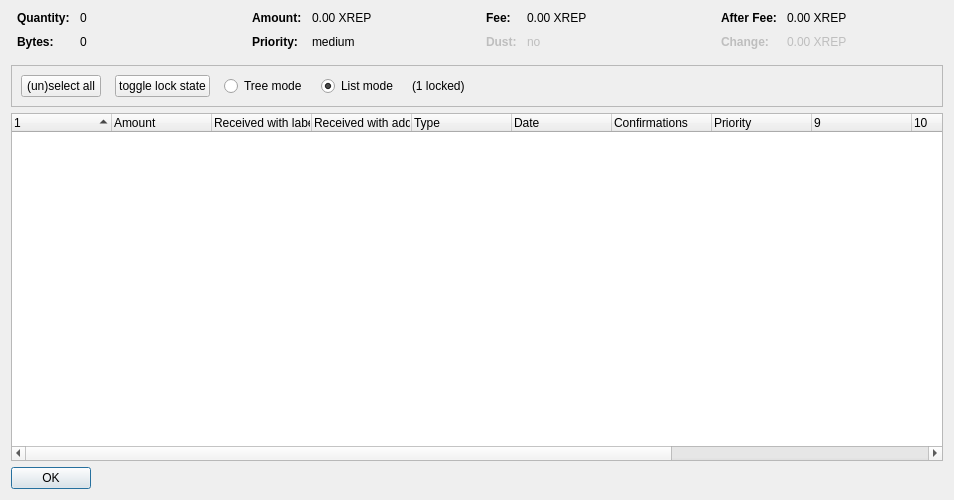
<?xml version="1.0" encoding="UTF-8"?>
<ui version="4.0">
 <class>CoinControlDialog</class>
 <widget class="QDialog" name="CoinControlDialog">
  <property name="geometry">
   <rect>
    <x>0</x>
    <y>0</y>
    <width>954</width>
    <height>500</height>
   </rect>
  </property>
  <property name="windowTitle">
   <string>Coin Selection</string>
  </property>
  <layout class="QVBoxLayout" name="verticalLayout">
   <item>
    <layout class="QHBoxLayout" name="horizontalLayoutTop" stretch="0,0,0,0">
     <property name="topMargin">
      <number>0</number>
     </property>
     <property name="bottomMargin">
      <number>10</number>
     </property>
     <item>
      <layout class="QFormLayout" name="formLayoutCoinControl1">
       <property name="horizontalSpacing">
        <number>10</number>
       </property>
       <property name="verticalSpacing">
        <number>10</number>
       </property>
       <property name="leftMargin">
        <number>6</number>
       </property>
       <property name="rightMargin">
        <number>6</number>
       </property>
       <item row="0" column="0">
        <widget class="QLabel" name="labelCoinControlQuantityText">
         <property name="font">
          <font>
           <weight>75</weight>
           <bold>true</bold>
          </font>
         </property>
         <property name="text">
          <string>Quantity:</string>
         </property>
        </widget>
       </item>
       <item row="0" column="1">
        <widget class="QLabel" name="labelCoinControlQuantity">
         <property name="cursor">
          <cursorShape>IBeamCursor</cursorShape>
         </property>
         <property name="contextMenuPolicy">
          <enum>Qt::ActionsContextMenu</enum>
         </property>
         <property name="text">
          <string notr="true">0</string>
         </property>
         <property name="textInteractionFlags">
          <set>Qt::LinksAccessibleByMouse|Qt::TextSelectableByKeyboard|Qt::TextSelectableByMouse</set>
         </property>
        </widget>
       </item>
       <item row="1" column="0">
        <widget class="QLabel" name="labelCoinControlBytesText">
         <property name="font">
          <font>
           <weight>75</weight>
           <bold>true</bold>
          </font>
         </property>
         <property name="text">
          <string>Bytes:</string>
         </property>
        </widget>
       </item>
       <item row="1" column="1">
        <widget class="QLabel" name="labelCoinControlBytes">
         <property name="cursor">
          <cursorShape>IBeamCursor</cursorShape>
         </property>
         <property name="contextMenuPolicy">
          <enum>Qt::ActionsContextMenu</enum>
         </property>
         <property name="text">
          <string notr="true">0</string>
         </property>
         <property name="textInteractionFlags">
          <set>Qt::LinksAccessibleByMouse|Qt::TextSelectableByKeyboard|Qt::TextSelectableByMouse</set>
         </property>
        </widget>
       </item>
      </layout>
     </item>
     <item>
      <layout class="QFormLayout" name="formLayoutCoinControl2">
       <property name="horizontalSpacing">
        <number>10</number>
       </property>
       <property name="verticalSpacing">
        <number>10</number>
       </property>
       <property name="leftMargin">
        <number>6</number>
       </property>
       <property name="rightMargin">
        <number>6</number>
       </property>
       <item row="0" column="0">
        <widget class="QLabel" name="labelCoinControlAmountText">
         <property name="font">
          <font>
           <weight>75</weight>
           <bold>true</bold>
          </font>
         </property>
         <property name="text">
          <string>Amount:</string>
         </property>
        </widget>
       </item>
       <item row="0" column="1">
        <widget class="QLabel" name="labelCoinControlAmount">
         <property name="cursor">
          <cursorShape>IBeamCursor</cursorShape>
         </property>
         <property name="contextMenuPolicy">
          <enum>Qt::ActionsContextMenu</enum>
         </property>
         <property name="text">
          <string notr="true">0.00 XREP</string>
         </property>
         <property name="textInteractionFlags">
          <set>Qt::LinksAccessibleByMouse|Qt::TextSelectableByKeyboard|Qt::TextSelectableByMouse</set>
         </property>
        </widget>
       </item>
       <item row="1" column="0">
        <widget class="QLabel" name="labelCoinControlPriorityText">
         <property name="font">
          <font>
           <weight>75</weight>
           <bold>true</bold>
          </font>
         </property>
         <property name="text">
          <string>Priority:</string>
         </property>
        </widget>
       </item>
       <item row="1" column="1">
        <widget class="QLabel" name="labelCoinControlPriority">
         <property name="cursor">
          <cursorShape>IBeamCursor</cursorShape>
         </property>
         <property name="contextMenuPolicy">
          <enum>Qt::ActionsContextMenu</enum>
         </property>
         <property name="text">
          <string>medium</string>
         </property>
         <property name="textInteractionFlags">
          <set>Qt::LinksAccessibleByMouse|Qt::TextSelectableByKeyboard|Qt::TextSelectableByMouse</set>
         </property>
        </widget>
       </item>
      </layout>
     </item>
     <item>
      <layout class="QFormLayout" name="formLayoutCoinControl3">
       <property name="horizontalSpacing">
        <number>10</number>
       </property>
       <property name="verticalSpacing">
        <number>10</number>
       </property>
       <property name="leftMargin">
        <number>6</number>
       </property>
       <property name="rightMargin">
        <number>6</number>
       </property>
       <item row="0" column="0">
        <widget class="QLabel" name="labelCoinControlFeeText">
         <property name="font">
          <font>
           <weight>75</weight>
           <bold>true</bold>
          </font>
         </property>
         <property name="text">
          <string>Fee:</string>
         </property>
        </widget>
       </item>
       <item row="0" column="1">
        <widget class="QLabel" name="labelCoinControlFee">
         <property name="cursor">
          <cursorShape>IBeamCursor</cursorShape>
         </property>
         <property name="contextMenuPolicy">
          <enum>Qt::ActionsContextMenu</enum>
         </property>
         <property name="text">
          <string notr="true">0.00 XREP</string>
         </property>
         <property name="textInteractionFlags">
          <set>Qt::LinksAccessibleByMouse|Qt::TextSelectableByKeyboard|Qt::TextSelectableByMouse</set>
         </property>
        </widget>
       </item>
       <item row="1" column="0">
        <widget class="QLabel" name="labelCoinControlLowOutputText">
         <property name="enabled">
          <bool>false</bool>
         </property>
         <property name="font">
          <font>
           <weight>75</weight>
           <bold>true</bold>
          </font>
         </property>
         <property name="text">
          <string>Dust:</string>
         </property>
        </widget>
       </item>
       <item row="1" column="1">
        <widget class="QLabel" name="labelCoinControlLowOutput">
         <property name="enabled">
          <bool>false</bool>
         </property>
         <property name="cursor">
          <cursorShape>IBeamCursor</cursorShape>
         </property>
         <property name="contextMenuPolicy">
          <enum>Qt::ActionsContextMenu</enum>
         </property>
         <property name="text">
          <string>no</string>
         </property>
         <property name="textInteractionFlags">
          <set>Qt::LinksAccessibleByMouse|Qt::TextSelectableByKeyboard|Qt::TextSelectableByMouse</set>
         </property>
        </widget>
       </item>
      </layout>
     </item>
     <item>
      <layout class="QFormLayout" name="formLayoutCoinControl4">
       <property name="horizontalSpacing">
        <number>10</number>
       </property>
       <property name="verticalSpacing">
        <number>10</number>
       </property>
       <property name="leftMargin">
        <number>6</number>
       </property>
       <property name="rightMargin">
        <number>6</number>
       </property>
       <item row="0" column="0">
        <widget class="QLabel" name="labelCoinControlAfterFeeText">
         <property name="font">
          <font>
           <weight>75</weight>
           <bold>true</bold>
          </font>
         </property>
         <property name="text">
          <string>After Fee:</string>
         </property>
        </widget>
       </item>
       <item row="0" column="1">
        <widget class="QLabel" name="labelCoinControlAfterFee">
         <property name="cursor">
          <cursorShape>IBeamCursor</cursorShape>
         </property>
         <property name="contextMenuPolicy">
          <enum>Qt::ActionsContextMenu</enum>
         </property>
         <property name="text">
          <string notr="true">0.00 XREP</string>
         </property>
         <property name="textInteractionFlags">
          <set>Qt::LinksAccessibleByMouse|Qt::TextSelectableByKeyboard|Qt::TextSelectableByMouse</set>
         </property>
        </widget>
       </item>
       <item row="1" column="0">
        <widget class="QLabel" name="labelCoinControlChangeText">
         <property name="enabled">
          <bool>false</bool>
         </property>
         <property name="font">
          <font>
           <weight>75</weight>
           <bold>true</bold>
          </font>
         </property>
         <property name="text">
          <string>Change:</string>
         </property>
        </widget>
       </item>
       <item row="1" column="1">
        <widget class="QLabel" name="labelCoinControlChange">
         <property name="enabled">
          <bool>false</bool>
         </property>
         <property name="cursor">
          <cursorShape>IBeamCursor</cursorShape>
         </property>
         <property name="contextMenuPolicy">
          <enum>Qt::ActionsContextMenu</enum>
         </property>
         <property name="text">
          <string notr="true">0.00 XREP</string>
         </property>
         <property name="textInteractionFlags">
          <set>Qt::LinksAccessibleByMouse|Qt::TextSelectableByKeyboard|Qt::TextSelectableByMouse</set>
         </property>
        </widget>
       </item>
      </layout>
     </item>
    </layout>
   </item>
   <item>
    <widget class="QFrame" name="frame">
     <property name="minimumSize">
      <size>
       <width>0</width>
       <height>40</height>
      </size>
     </property>
     <property name="frameShape">
      <enum>QFrame::StyledPanel</enum>
     </property>
     <property name="frameShadow">
      <enum>QFrame::Sunken</enum>
     </property>
     <layout class="QHBoxLayout" name="horizontalLayout">
      <item>
       <layout class="QHBoxLayout" name="horizontalLayoutPanel" stretch="0,0,0,0,0,0">
        <property name="spacing">
         <number>14</number>
        </property>
        <item>
         <widget class="QPushButton" name="pushButtonSelectAll">
          <property name="sizePolicy">
           <sizepolicy hsizetype="Maximum" vsizetype="Fixed">
            <horstretch>0</horstretch>
            <verstretch>0</verstretch>
           </sizepolicy>
          </property>
          <property name="text">
           <string>(un)select all</string>
          </property>
          <property name="autoDefault">
           <bool>false</bool>
          </property>
         </widget>
        </item>
        <item>
         <widget class="QPushButton" name="pushButtonToggleLock">
          <property name="sizePolicy">
           <sizepolicy hsizetype="Maximum" vsizetype="Fixed">
            <horstretch>0</horstretch>
            <verstretch>0</verstretch>
           </sizepolicy>
          </property>
          <property name="text">
           <string>toggle lock state</string>
          </property>
          <property name="autoDefault">
           <bool>false</bool>
          </property>
         </widget>
        </item>
        <item>
         <widget class="QRadioButton" name="radioTreeMode">
          <property name="sizePolicy">
           <sizepolicy hsizetype="Maximum" vsizetype="Fixed">
            <horstretch>0</horstretch>
            <verstretch>0</verstretch>
           </sizepolicy>
          </property>
          <property name="text">
           <string>Tree mode</string>
          </property>
         </widget>
        </item>
        <item>
         <widget class="QRadioButton" name="radioListMode">
          <property name="sizePolicy">
           <sizepolicy hsizetype="Maximum" vsizetype="Fixed">
            <horstretch>0</horstretch>
            <verstretch>0</verstretch>
           </sizepolicy>
          </property>
          <property name="text">
           <string>List mode</string>
          </property>
          <property name="checked">
           <bool>true</bool>
          </property>
         </widget>
        </item>
        <item>
         <widget class="QLabel" name="labelLocked">
          <property name="text">
           <string>(1 locked)</string>
          </property>
         </widget>
        </item>
        <item>
         <spacer name="horizontalSpacer">
          <property name="orientation">
           <enum>Qt::Horizontal</enum>
          </property>
          <property name="sizeHint" stdset="0">
           <size>
            <width>40</width>
            <height>20</height>
           </size>
          </property>
         </spacer>
        </item>
       </layout>
      </item>
     </layout>
    </widget>
   </item>
   <item>
    <widget class="CoinControlTreeWidget" name="treeWidget">
     <property name="contextMenuPolicy">
      <enum>Qt::CustomContextMenu</enum>
     </property>
     <property name="sortingEnabled">
      <bool>false</bool>
     </property>
     <property name="columnCount">
      <number>13</number>
     </property>
     <attribute name="headerShowSortIndicator" stdset="0">
      <bool>true</bool>
     </attribute>
     <attribute name="headerStretchLastSection">
      <bool>false</bool>
     </attribute>
     <column>
      <property name="text">
       <string/>
      </property>
     </column>
     <column>
      <property name="text">
       <string>Amount</string>
      </property>
     </column>
     <column>
      <property name="text">
       <string>Received with label</string>
      </property>
     </column>
     <column>
      <property name="text">
       <string>Received with address</string>
      </property>
     </column>
     <column>
      <property name="text">
	<string>Type</string>
      </property>
     </column>
     <column>
      <property name="text">	 
       <string>Date</string>
      </property>
     </column>
     <column>
      <property name="text">
       <string>Confirmations</string>
      </property>
      <property name="toolTip">
       <string>Confirmed</string>
      </property>
     </column>
     <column>
      <property name="text">
       <string>Priority</string>
      </property>
     </column>
     <column>
      <property name="text">
       <string/>
      </property>
     </column>
     <column>
      <property name="text">
       <string/>
      </property>
     </column>
     <column>
      <property name="text">
       <string/>
      </property>
     </column>
     <column>
      <property name="text">
       <string/>
      </property>
     </column>
     <column>
      <property name="text">
       <string/>
      </property>
     </column>
    </widget>
   </item>
   <item>
    <widget class="QDialogButtonBox" name="buttonBox">
     <property name="sizePolicy">
      <sizepolicy hsizetype="Maximum" vsizetype="Fixed">
       <horstretch>0</horstretch>
       <verstretch>0</verstretch>
      </sizepolicy>
     </property>
     <property name="orientation">
      <enum>Qt::Horizontal</enum>
     </property>
     <property name="standardButtons">
      <set>QDialogButtonBox::Ok</set>
     </property>
    </widget>
   </item>
  </layout>
 </widget>
 <customwidgets>
  <customwidget>
   <class>CoinControlTreeWidget</class>
   <extends>QTreeWidget</extends>
   <header>coincontroltreewidget.h</header>
  </customwidget>
 </customwidgets>
 <resources/>
 <connections/>
</ui>
